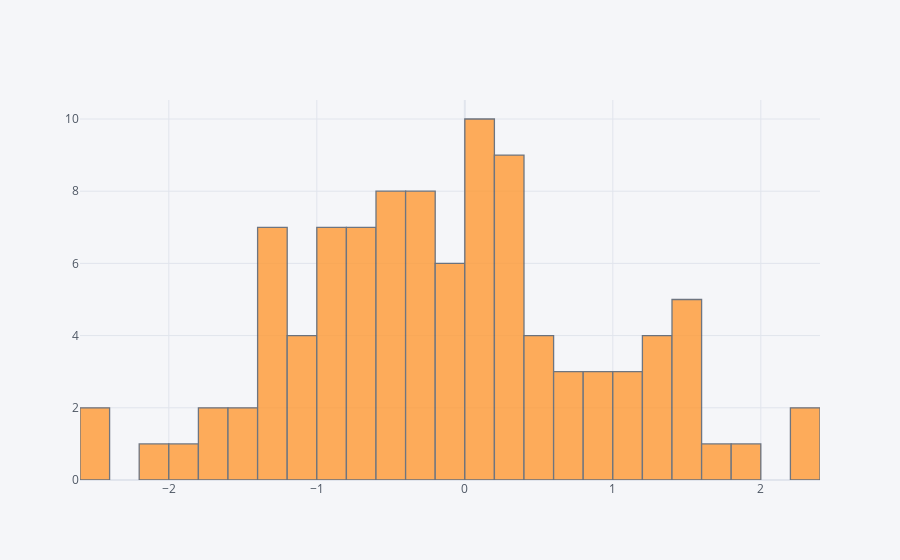

This figure's notebook cell:
### Markdown cell above
## histogram

### Code cell
df['A'].iplot(kind='hist',bins=25)

### Figure 1 — Plotly figure (JSON) as saved in the notebook; plotly's stock layout.template omitted (floating-point values rounded to 4 significant figures)
{"data": [{"histfunc": "count", "histnorm": "", "marker": {"color": "rgba(255, 153, 51, 1.0)", "line": {"color": "#4D5663", "width": 1.3}}, "name": "A", "nbinsx": 25, "opacity": 0.8, "orientation": "v", "type": "histogram", "x": [0.4061, -0.4788, -0.5447, -0.2048, -0.7772, 0.7717, 1.223, 0.06772, 0.2546, 0.4049, -1.815, -0.4388, -1.392, 0.6956, -0.8667, -0.631, 1.3, 0.2083, -0.8989, -0.7233, 0.319, -0.2032, 1.587, 0.1923, 1.119, -0.7253, 0.1801, -1.514, -1.288, -1.361, 1.787, 0.05693, 0.07491, 1.393, -0.09806, 1.392, 0.3685, -0.4931, 1.497, -0.3689, -0.954, 0.05972, -0.7728, -0.5306, -0.1788, 0.2632, 0.2152, 1.459, -0.854, -0.5202, -0.2028, -0.8255, -0.2449, 0.1412, 0.2021, -1.056, -1.38, -0.5007, -0.9316, -2.509, -1.615, 0.2134, 0.06, -0.5109, -0.2269, 0.9983, 1.19, 0.08125, 1.541, 2.255, -1.112, -1.114, 1.114, -0.8159, 0.102, -1.775, -1.319, 1.425, 0.5502, -0.2767, 0.2789, -1.269, -0.7843, 0.6239, 1.933, -0.1777, -2.127, -2.433, -1.304, -0.2186, -1.562, -1.19, -0.03283, -0.1315, 0.822, -0.6901, 0.9315, -0.1218, 2.272, 0.5242]}], "layout": {"barmode": "overlay", "legend": {"bgcolor": "#F5F6F9", "font": {"color": "#4D5663"}}, "paper_bgcolor": "#F5F6F9", "plot_bgcolor": "#F5F6F9", "title": {"font": {"color": "#4D5663"}}, "xaxis": {"gridcolor": "#E1E5ED", "showgrid": true, "tickfont": {"color": "#4D5663"}, "title": {"font": {"color": "#4D5663"}, "text": ""}, "zerolinecolor": "#E1E5ED"}, "yaxis": {"gridcolor": "#E1E5ED", "showgrid": true, "tickfont": {"color": "#4D5663"}, "title": {"font": {"color": "#4D5663"}, "text": ""}, "zerolinecolor": "#E1E5ED"}}}
